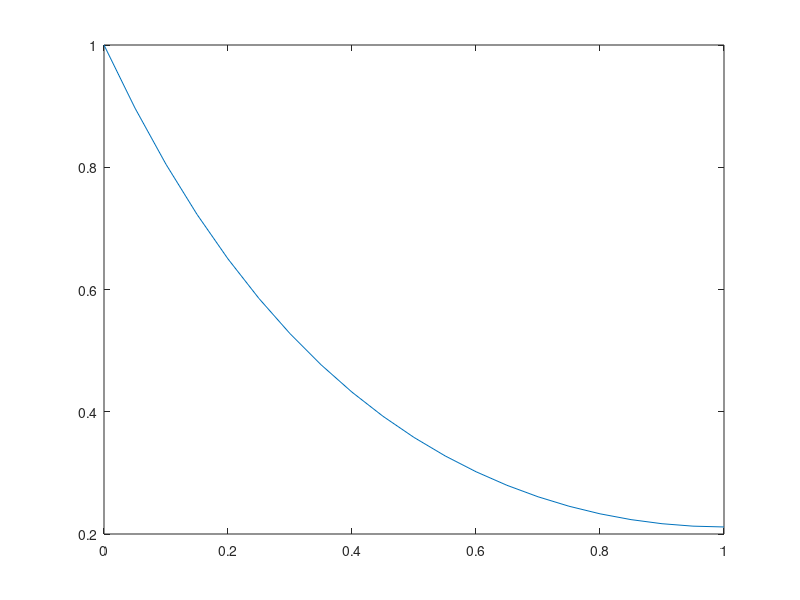

Write the MATLAB code that produced this figure.
%%%%%%%%%%%%%%%%%%%%%%%%%%%%%%%%%%%%%%%%%%%%%%%%%%%%%%%%%%%%%%%%%%%%%%%%%%%
%
%                               NOMENCLATURE
%
% alpha - over-relaxation factor
% dx - distance between neigbor nodes, dx=x/(n-1)
% error - the value of the largest relative error in the node points
% error_t - the relative error of a node point
% itr_max - the maximum number of iterations allowed
% L - total length
% n - number of nodes;
% tol - the convergence criterion
% x - location of each node
% y0 - the vector of initial values of dependent variable at the node
%      points
% y_c - the calculated value of a node point during the iterative solution
% Y - the vector of the latest values for the node points
%
%                                                       Written by Shu Xu
%                                                       08/02/2013
%                                                       Revised 9/4/13 JBR
%
%%%%%%%%%%%%%%%%%%%%%%%%%%%%%%%%%%%%%%%%%%%%%%%%%%%%%%%%%%%%%%%%%%%%%%%%%%%
%                                 PROGRAM 
function Question1
clc;close all;                       % Clear workspace and command window, 
                                     %      close all figures
L=1;                                 % Set the length of the spatial domain
n=21;                                % Set the number of node points
dx=L/(n-1);                          % Calculate the separation of node pts
x=linspace(0,n-1,n)*dx;              % Set the locations of the node points
itr_max=1500;                        % Set the maximum iterations
tol=1e-6;                            % Specify the convergence criterion
alpha=1.8;                           % Set the overrelaxation factor
                                     % Initialize unknown values of the 
                                     %      dependent variables
y0=30*ones(n,1);                     % Set the initial guesses for the node
y0(1)=1;                             %     point values
y0(end)=(4*y0(n-1)-y0(n-2))/3;
Y=y0;                                % Use initial guesses for initial 
Y_c=Y;                               %      value of Y
for i=1:itr_max
    error=0;
    for j=2:n
        if j==n
            Y_c(j)=(4*Y_c(n-1)-Y_c(n-2))/3;
        else
            Y_c(j)=get_Y_c(Y,j);  
        end
                % Using nested function calculate Y_cal
                                    % Apply SOR
        
        Y(j)=Y(j)+alpha*(Y_c(j)-Y(j)); 
                                    % Calculate relative error
        error_t=abs((Y_c(j)-Y(j))/Y_c(j)); 
                                    % Find maximum relative error
        if error_t>error; error=error_t; end 
    end

    if error<tol; break; end        % Check for convergence
end
%% Output %%
if i>itr_max-1                     % Check for maximum iteration limit 
    fprintf('Maximum iterations exceeded without convergence\n')
end
fprintf('The nonlinear BVP problem has been solved by the SOR method!\n');
fprintf('The distribution of Y is:\n');
fprintf('Nodes,\t Position,\t Y value\n');
k=0;
for i=1:n
    if k==0                         % Print every 4th value
        fprintf(' I=%d,\t L=%2.5f,\t Y=%2.5f\n',i,x(i),Y(i));
    end
    k=k+1;     
    if k==4; k=0; end
end

plot(x,Y)
%
% Nested function for applying recursion relation
%
    function yc=get_Y_c(YY,ii)
                                    % Apply recursion relation
        yc=(YY(ii-1)+YY(ii+1))/(5*dx^2+2);
    end
end
%                                PROGRAM END
%%%%%%%%%%%%%%%%%%%%%%%%%%%%%%%%%%%%%%%%%%%%%%%%%%%%%%%%%%%%%%%%%%%%%%%%%%%